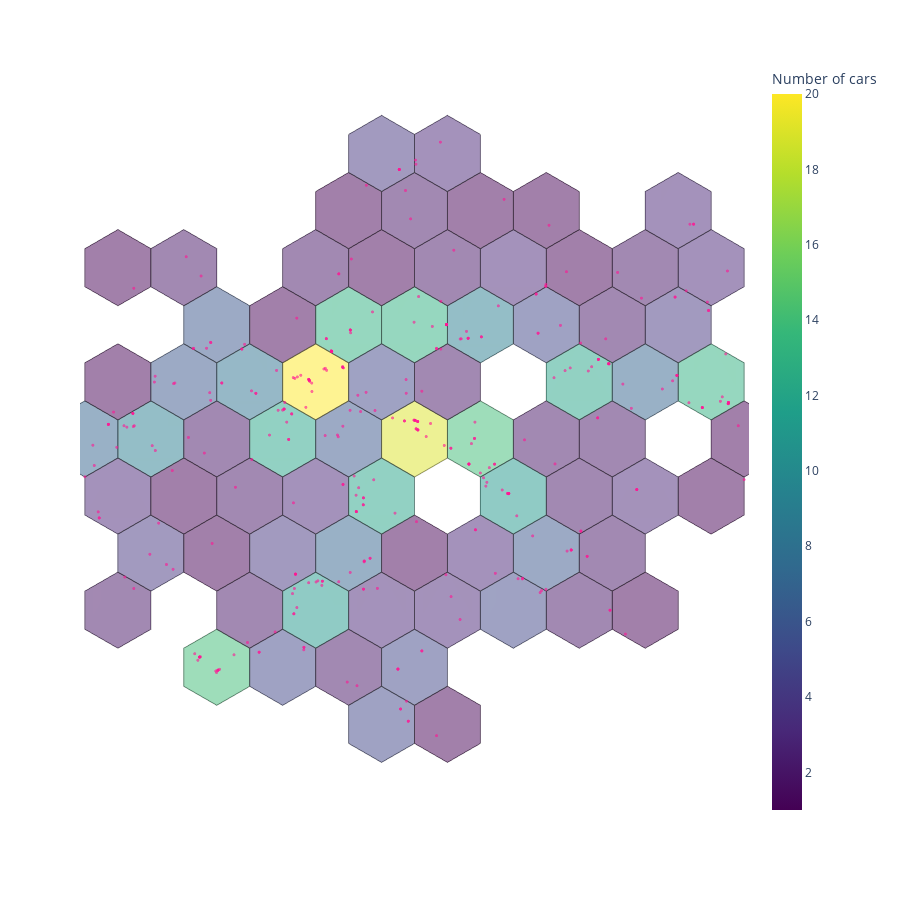

The notebook cell saved with this chart:
### Code cell
# Mapbox not available
fig = ff.create_hexbin_mapbox(
    data_frame=df, lat="lat", lon="lon",
    nx_hexagon=10, opacity=0.5, labels={"color": "Number of cars"},
    min_count=1, color_continuous_scale="Viridis",
    show_original_data=True,
    original_data_marker=dict(size=4, opacity=0.6, color="deeppink"),
    mapbox_style="white-bg", height=900, width=900
)
fig.show()
